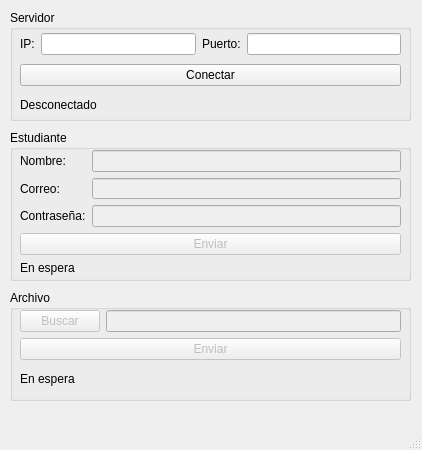
<?xml version="1.0" encoding="UTF-8"?>
<ui version="4.0">
 <class>MainWindow</class>
 <widget class="QMainWindow" name="MainWindow">
  <property name="geometry">
   <rect>
    <x>0</x>
    <y>0</y>
    <width>422</width>
    <height>450</height>
   </rect>
  </property>
  <property name="sizePolicy">
   <sizepolicy hsizetype="Fixed" vsizetype="Fixed">
    <horstretch>0</horstretch>
    <verstretch>0</verstretch>
   </sizepolicy>
  </property>
  <property name="minimumSize">
   <size>
    <width>422</width>
    <height>450</height>
   </size>
  </property>
  <property name="maximumSize">
   <size>
    <width>422</width>
    <height>450</height>
   </size>
  </property>
  <property name="windowTitle">
   <string>Cliente Ulises Carpinteyro</string>
  </property>
  <widget class="QWidget" name="centralwidget">
   <widget class="QGroupBox" name="groupBox">
    <property name="geometry">
     <rect>
      <x>10</x>
      <y>10</y>
      <width>401</width>
      <height>111</height>
     </rect>
    </property>
    <property name="title">
     <string>Servidor</string>
    </property>
   </widget>
   <widget class="QGroupBox" name="groupBox_2">
    <property name="geometry">
     <rect>
      <x>10</x>
      <y>130</y>
      <width>401</width>
      <height>151</height>
     </rect>
    </property>
    <property name="title">
     <string>Estudiante</string>
    </property>
    <widget class="QWidget" name="verticalLayoutWidget_2">
     <property name="geometry">
      <rect>
       <x>10</x>
       <y>20</y>
       <width>381</width>
       <height>125</height>
      </rect>
     </property>
     <layout class="QVBoxLayout" name="verticalLayout_2">
      <item>
       <layout class="QFormLayout" name="formLayout">
        <item row="0" column="0">
         <widget class="QLabel" name="label_Nombre">
          <property name="text">
           <string>Nombre:</string>
          </property>
         </widget>
        </item>
        <item row="1" column="0">
         <widget class="QLabel" name="label_Correo">
          <property name="text">
           <string>Correo: </string>
          </property>
         </widget>
        </item>
        <item row="2" column="0">
         <widget class="QLabel" name="label_Contrasena">
          <property name="text">
           <string>Contraseña:</string>
          </property>
         </widget>
        </item>
        <item row="0" column="1">
         <widget class="QLineEdit" name="LE_Nombre">
          <property name="enabled">
           <bool>false</bool>
          </property>
         </widget>
        </item>
        <item row="1" column="1">
         <widget class="QLineEdit" name="LE_Correo">
          <property name="enabled">
           <bool>false</bool>
          </property>
         </widget>
        </item>
        <item row="2" column="1">
         <widget class="QLineEdit" name="LE_Contrasena">
          <property name="enabled">
           <bool>false</bool>
          </property>
         </widget>
        </item>
       </layout>
      </item>
      <item>
       <widget class="QPushButton" name="PB_EnviarEstudiante">
        <property name="enabled">
         <bool>false</bool>
        </property>
        <property name="text">
         <string>Enviar</string>
        </property>
       </widget>
      </item>
      <item>
       <widget class="QLabel" name="label_Estudiante">
        <property name="text">
         <string>En espera</string>
        </property>
       </widget>
      </item>
     </layout>
    </widget>
   </widget>
   <widget class="QGroupBox" name="groupBox_3">
    <property name="geometry">
     <rect>
      <x>10</x>
      <y>290</y>
      <width>401</width>
      <height>111</height>
     </rect>
    </property>
    <property name="title">
     <string>Archivo</string>
    </property>
    <widget class="QWidget" name="verticalLayoutWidget_3">
     <property name="geometry">
      <rect>
       <x>10</x>
       <y>20</y>
       <width>381</width>
       <height>81</height>
      </rect>
     </property>
     <layout class="QVBoxLayout" name="verticalLayout_3">
      <item>
       <layout class="QHBoxLayout" name="horizontalLayout_2">
        <item>
         <widget class="QPushButton" name="PB_Buscar">
          <property name="enabled">
           <bool>false</bool>
          </property>
          <property name="text">
           <string>Buscar</string>
          </property>
         </widget>
        </item>
        <item>
         <widget class="QLineEdit" name="LE_Buscar">
          <property name="enabled">
           <bool>false</bool>
          </property>
         </widget>
        </item>
       </layout>
      </item>
      <item>
       <widget class="QPushButton" name="PB_EnviarArchivo">
        <property name="enabled">
         <bool>false</bool>
        </property>
        <property name="text">
         <string>Enviar</string>
        </property>
       </widget>
      </item>
      <item>
       <widget class="QLabel" name="label_Archivo">
        <property name="text">
         <string>En espera</string>
        </property>
       </widget>
      </item>
     </layout>
    </widget>
   </widget>
   <widget class="QWidget" name="verticalLayoutWidget">
    <property name="geometry">
     <rect>
      <x>20</x>
      <y>30</y>
      <width>381</width>
      <height>91</height>
     </rect>
    </property>
    <layout class="QVBoxLayout" name="verticalLayout">
     <item>
      <layout class="QHBoxLayout" name="horizontalLayout">
       <item>
        <widget class="QLabel" name="label_IP">
         <property name="text">
          <string>IP:</string>
         </property>
        </widget>
       </item>
       <item>
        <widget class="QLineEdit" name="LE_IP"/>
       </item>
       <item>
        <widget class="QLabel" name="label_Puerto">
         <property name="text">
          <string>Puerto:</string>
         </property>
        </widget>
       </item>
       <item>
        <widget class="QLineEdit" name="LE_Puerto"/>
       </item>
      </layout>
     </item>
     <item>
      <widget class="QPushButton" name="PB_Conectar">
       <property name="text">
        <string>Conectar</string>
       </property>
      </widget>
     </item>
     <item>
      <widget class="QLabel" name="label_Servidor">
       <property name="maximumSize">
        <size>
         <width>16777215</width>
         <height>20</height>
        </size>
       </property>
       <property name="text">
        <string>Desconectado</string>
       </property>
      </widget>
     </item>
    </layout>
   </widget>
  </widget>
  <widget class="QMenuBar" name="menubar">
   <property name="geometry">
    <rect>
     <x>0</x>
     <y>0</y>
     <width>422</width>
     <height>22</height>
    </rect>
   </property>
  </widget>
  <widget class="QStatusBar" name="statusbar"/>
 </widget>
 <resources/>
 <connections/>
</ui>
